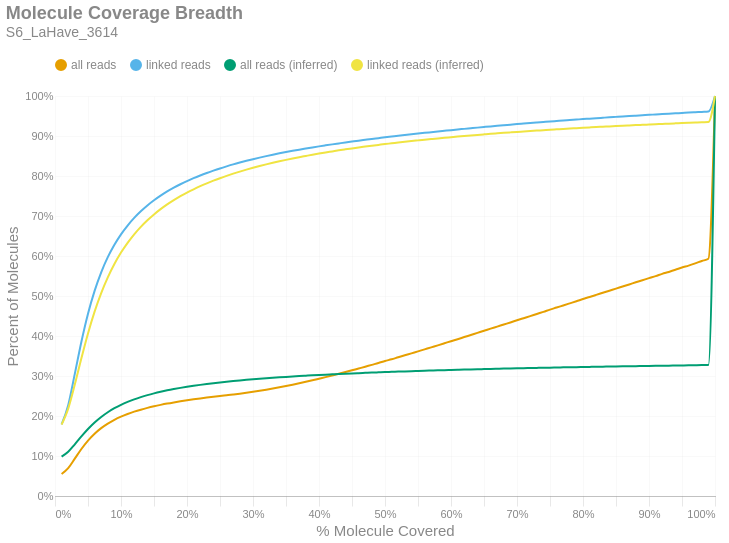

The cell this chart's notebook holds for it:
### Markdown cell above
### Molecule Read Coverage
This chart shows molecule coverage breadth as computed by the number of bases aligned to that molecule. In other words, "*how much of each unique long molecule is actually sequenced/aligned?*" Keep in mind there is a distinction between sequences and alignments, since some sequences belonging to a particular molecule may not align well and wouldn't appear in the alignment data. This chart also shows molecule coverage breadth as computed by the *inferred fragment* from which the aligned sequences originate. Unlike read coverage, this calculation takes into account the total insert size, including unsequenced gaps between the forward and reverse reads. Like the previous figures, these are cumulative percents.

### Code cell
if SKIPLR:
    print_html(f"Skipped")
else:
    binned_df = consolidated_hist(valids['coverage_bp'], mask, 0.01, True)
    binned_df_inf = consolidated_hist(valids['coverage_inserts'], mask, 0.01, True)
    binned_df = binned_df.with_columns(pl.lit(binned_df_inf['all reads (cumsum)']).alias('all reads (inferred)'))
    binned_df = binned_df.with_columns(pl.lit(binned_df_inf['linked reads (cumsum)']).alias('linked reads (inferred)'))
    binned_df = binned_df.with_columns(
        (pl.col('bin').cast(pl.Float64) + 0.01).alias('right_edge')
    )

    with SafeRender(binned_df):
        (
            density_plot(binned_df, 'Molecule Coverage Breadth', samplename, 'molcov', ['all reads (inferred)','linked reads (inferred)'])
            .encode(
                #x=alt.X('bin:Q', title="% Molecule Covered").axis(format = '%').scale(padding=0),
                x=alt.X('right_edge:Q', title="% Molecule Covered").axis(format='%').scale(padding=0),
                y=alt.Y('value:Q', title='Percent of Molecules')
                    .axis(format='%')
                    .stack(False)
                    .scale(domainMin=0, padding=0),
                color=alt.Color("key:N").scale(domain = ["all reads", "linked reads", "all reads (inferred)", "linked reads (inferred)"]),
                tooltip = [
                    alt.Tooltip("key:N", title = "Data Type"),
                    alt.Tooltip("range_label:N", title="% Molecule Covered"),
                    alt.Tooltip("value:Q", format = ".2%", title="% Molecules")
                ]
            )
        ).display()

### Figure 1 — Vega-Lite specification as saved in the notebook (floating-point values rounded to 4 significant figures)
{"width": "container", "height": 400, "config": {"title": {"anchor": "start", "dy": -15, "fontSize": 18, "color": "#888888", "subtitleColor": "#888888", "subtitleFontSize": 14}, "arc": {"fill": "#0072B2"}, "axis": {"domainColor": "#888888", "domainWidth": 0.5, "gridWidth": 0.2, "grid": false, "titleFontWeight": 400, "titleFontSize": 15, "labelFontSize": 11, "labelColor": "#888888", "tickColor": "#888888", "tickWidth": 0.2, "titleColor": "#888888"}, "axisBand": {"grid": false}, "axisX": {"grid": true, "tickSize": 10, "domainCap": "round"}, "axisY": {"domain": false, "grid": true, "tickSize": 0, "domainCap": "round"}, "background": "transparent", "header": {"labelFontSize": 15, "labelColor": "#888888", "titleFontSize": 15, "titleFontWeight": 600, "titleColor": "#888888"}, "legend": {"labelFont": "sans-serif", "labelFontSize": 12, "labelColor": "#888888", "symbolSize": 100, "symbolType": "circle", "titleFontSize": 12, "titlePadding": 10, "titleColor": "#888888", "title": null, "orient": "top"}, "range": {"category": ["#E69F00", "#56B4E9", "#009E73", "#F0E442", "#0072B2", "#D55E00", "#CC79A7", "#000000"], "diverging": ["#cfe8f3", "#a2d4ec", "#73bfe2", "#46abdb", "#1696d2", "#12719e"]}, "area": {"fill": "#0072B2", "fillOpacity": 0.7, "line": true, "strokeOpacity": 0.7}, "line": {"color": "#0072B2", "stroke": "#0072B2", "strokeWidth": 2}, "trail": {"color": "#0072B2", "stroke": "#0072B2", "strokeWidth": 0, "size": 1}, "point": {"filled": true, "fillOpacity": 1.0, "size": 95}, "text": {"color": "#888888", "fontSize": 11, "align": "right", "fontWeight": 400, "size": 11}, "bar": {"fill": "#0072B2", "stroke": null}, "view": {"stroke": null, "continuousWidth": 660, "continuousHeight": 400}}, "data": {"name": "data-070a23f5074ad17aadc58f81355faff6"}, "mark": {"type": "line", "interpolate": "monotone", "point": {"opacity": 0, "size": 275}}, "encoding": {"color": {"field": "key", "scale": {"domain": ["all reads", "linked reads", "all reads (inferred)", "linked reads (inferred)"]}, "type": "nominal"}, "tooltip": [{"field": "key", "title": "Data Type", "type": "nominal"}, {"field": "range_label", "title": "% Molecule Covered", "type": "nominal"}, {"field": "value", "format": ".2%", "title": "% Molecules", "type": "quantitative"}], "x": {"axis": {"format": "%"}, "field": "right_edge", "scale": {"padding": 0}, "title": "% Molecule Covered", "type": "quantitative"}, "y": {"axis": {"format": "%"}, "field": "value", "scale": {"domainMin": 0, "padding": 0}, "stack": false, "title": "Percent of Molecules", "type": "quantitative"}}, "params": [{"name": "param_c36ac31b6afebe62", "select": {"type": "point", "fields": ["key"]}, "bind": "legend"}], "title": {"text": "Molecule Coverage Breadth", "subtitle": "S6_LaHave_3614"}, "transform": [{"fold": ["all reads (cumsum)", "linked reads (cumsum)", "all reads (inferred)", "linked reads (inferred)"]}, {"calculate": "replace(datum.key, ' (cumsum)', '')", "as": "key"}, {"filter": {"param": "param_c36ac31b6afebe62"}}], "usermeta": {"embedOptions": {"downloadFileName": "S6_LaHave_3614.molcov"}}, "$schema": "https://vega.github.io/schema/vega-lite/v6.1.0.json", "datasets": {"data-070a23f5074ad17aadc58f81355faff6": [{"bin": "0.0", "interval": "0.0-0.01", "all reads": 0.05491, "linked reads": 0.1789, "all reads (cumsum)": 0.05491, "linked reads (cumsum)": 0.1789, "range_label": "0.0-0.01", "all reads (inferred)": 0.09851, "linked reads (inferred)": 0.1785, "right_edge": 0.01}, {"bin": "0.01", "interval": "0.01-0.02", "all reads": 0.01478, "linked reads": 0.04826, "all reads (cumsum)": 0.06969, "linked reads (cumsum)": 0.2271, "range_label": "0.01-0.02", "all reads (inferred)": 0.1109, "linked reads (inferred)": 0.2186, "right_edge": 0.02}, {"bin": "0.02", "interval": "0.02-0.03", "all reads": 0.02364, "linked reads": 0.07823, "all reads (cumsum)": 0.09333, "linked reads (cumsum)": 0.3053, "range_label": "0.02-0.03", "all reads (inferred)": 0.1291, "linked reads (inferred)": 0.2786, "right_edge": 0.03}, {"bin": "0.03", "interval": "0.03-0.04", "all reads": 0.02421, "linked reads": 0.0804, "all reads (cumsum)": 0.1175, "linked reads (cumsum)": 0.3857, "range_label": "0.03-0.04", "all reads (inferred)": 0.1489, "linked reads (inferred)": 0.3445, "right_edge": 0.04}, {"bin": "0.04", "interval": "0.04-0.05", "all reads": 0.02106, "linked reads": 0.07005, "all reads (cumsum)": 0.1386, "linked reads (cumsum)": 0.4558, "range_label": "0.04-0.05", "all reads (inferred)": 0.1675, "linked reads (inferred)": 0.4065, "right_edge": 0.05}, {"bin": "0.05", "interval": "0.05-0.06", "all reads": 0.01717, "linked reads": 0.05711, "all reads (cumsum)": 0.1558, "linked reads (cumsum)": 0.5129, "range_label": "0.05-0.06", "all reads (inferred)": 0.1838, "linked reads (inferred)": 0.461, "right_edge": 0.06}, {"bin": "0.06", "interval": "0.06-0.07", "all reads": 0.01396, "linked reads": 0.04639, "all reads (cumsum)": 0.1697, "linked reads (cumsum)": 0.5593, "range_label": "0.06-0.07", "all reads (inferred)": 0.1976, "linked reads (inferred)": 0.5072, "right_edge": 0.07}, {"bin": "0.07", "interval": "0.07-0.08", "all reads": 0.01137, "linked reads": 0.03773, "all reads (cumsum)": 0.1811, "linked reads (cumsum)": 0.597, "range_label": "0.07-0.08", "all reads (inferred)": 0.2094, "linked reads (inferred)": 0.5466, "right_edge": 0.08}, {"bin": "0.08", "interval": "0.08-0.09", "all reads": 0.009382, "linked reads": 0.03109, "all reads (cumsum)": 0.1905, "linked reads (cumsum)": 0.6281, "range_label": "0.08-0.09", "all reads (inferred)": 0.2194, "linked reads (inferred)": 0.58, "right_edge": 0.09}, {"bin": "0.09", "interval": "0.09-0.1", "all reads": 0.00788, "linked reads": 0.02608, "all reads (cumsum)": 0.1984, "linked reads (cumsum)": 0.6542, "range_label": "0.09-0.1", "all reads (inferred)": 0.228, "linked reads (inferred)": 0.6085, "right_edge": 0.1}, {"bin": "0.1", "interval": "0.1-0.11", "all reads": 0.006686, "linked reads": 0.02204, "all reads (cumsum)": 0.205, "linked reads (cumsum)": 0.6762, "range_label": "0.1-0.11", "all reads (inferred)": 0.2353, "linked reads (inferred)": 0.6329, "right_edge": 0.11}, {"bin": "0.11", "interval": "0.11-0.12", "all reads": 0.005783, "linked reads": 0.01902, "all reads (cumsum)": 0.2108, "linked reads (cumsum)": 0.6953, "range_label": "0.11-0.12", "all reads (inferred)": 0.2417, "linked reads (inferred)": 0.6543, "right_edge": 0.12}, {"bin": "0.12", "interval": "0.12-0.13", "all reads": 0.00501, "linked reads": 0.01649, "all reads (cumsum)": 0.2158, "linked reads (cumsum)": 0.7117, "range_label": "0.12-0.13", "all reads (inferred)": 0.2473, "linked reads (inferred)": 0.6729, "right_edge": 0.13}, {"bin": "0.13", "interval": "0.13-0.14", "all reads": 0.004441, "linked reads": 0.01459, "all reads (cumsum)": 0.2203, "linked reads (cumsum)": 0.7263, "range_label": "0.13-0.14", "all reads (inferred)": 0.2522, "linked reads (inferred)": 0.6894, "right_edge": 0.14}, {"bin": "0.14", "interval": "0.14-0.15", "all reads": 0.003945, "linked reads": 0.01292, "all reads (cumsum)": 0.2242, "linked reads (cumsum)": 0.7392, "range_label": "0.14-0.15", "all reads (inferred)": 0.2566, "linked reads (inferred)": 0.704, "right_edge": 0.15}, {"bin": "0.15", "interval": "0.15-0.16", "all reads": 0.00355, "linked reads": 0.01157, "all reads (cumsum)": 0.2278, "linked reads (cumsum)": 0.7508, "range_label": "0.15-0.16", "all reads (inferred)": 0.2606, "linked reads (inferred)": 0.7171, "right_edge": 0.16}, {"bin": "0.16", "interval": "0.16-0.17", "all reads": 0.003272, "linked reads": 0.01056, "all reads (cumsum)": 0.231, "linked reads (cumsum)": 0.7614, "range_label": "0.16-0.17", "all reads (inferred)": 0.2641, "linked reads (inferred)": 0.729, "right_edge": 0.17}, {"bin": "0.17", "interval": "0.17-0.18", "all reads": 0.002948, "linked reads": 0.009386, "all reads (cumsum)": 0.234, "linked reads (cumsum)": 0.7708, "range_label": "0.17-0.18", "all reads (inferred)": 0.2674, "linked reads (inferred)": 0.7397, "right_edge": 0.18}, {"bin": "0.18", "interval": "0.18-0.19", "all reads": 0.002737, "linked reads": 0.008589, "all reads (cumsum)": 0.2367, "linked reads (cumsum)": 0.7794, "range_label": "0.18-0.19", "all reads (inferred)": 0.2703, "linked reads (inferred)": 0.7496, "right_edge": 0.19}, {"bin": "0.19", "interval": "0.19-0.2", "all reads": 0.002564, "linked reads": 0.00795, "all reads (cumsum)": 0.2393, "linked reads (cumsum)": 0.7873, "range_label": "0.19-0.2", "all reads (inferred)": 0.2731, "linked reads (inferred)": 0.7586, "right_edge": 0.2}, {"bin": "0.2", "interval": "0.2-0.21", "all reads": 0.002397, "linked reads": 0.007308, "all reads (cumsum)": 0.2417, "linked reads (cumsum)": 0.7946, "range_label": "0.2-0.21", "all reads (inferred)": 0.2755, "linked reads (inferred)": 0.7668, "right_edge": 0.21}, {"bin": "0.21", "interval": "0.21-0.22", "all reads": 0.002218, "linked reads": 0.006667, "all reads (cumsum)": 0.2439, "linked reads (cumsum)": 0.8013, "range_label": "0.21-0.22", "all reads (inferred)": 0.2778, "linked reads (inferred)": 0.7745, "right_edge": 0.22}, {"bin": "0.22", "interval": "0.22-0.23", "all reads": 0.00212, "linked reads": 0.006223, "all reads (cumsum)": 0.246, "linked reads (cumsum)": 0.8075, "range_label": "0.22-0.23", "all reads (inferred)": 0.28, "linked reads (inferred)": 0.7817, "right_edge": 0.23}, {"bin": "0.23", "interval": "0.23-0.24", "all reads": 0.00206, "linked reads": 0.005881, "all reads (cumsum)": 0.2481, "linked reads (cumsum)": 0.8134, "range_label": "0.23-0.24", "all reads (inferred)": 0.282, "linked reads (inferred)": 0.7883, "right_edge": 0.24}, {"bin": "0.24", "interval": "0.24-0.25", "all reads": 0.001975, "linked reads": 0.005529, "all reads (cumsum)": 0.2501, "linked reads (cumsum)": 0.8189, "range_label": "0.24-0.25", "all reads (inferred)": 0.2839, "linked reads (inferred)": 0.7945, "right_edge": 0.25}, {"bin": "0.25", "interval": "0.25-0.26", "all reads": 0.001901, "linked reads": 0.00515, "all reads (cumsum)": 0.252, "linked reads (cumsum)": 0.8241, "range_label": "0.25-0.26", "all reads (inferred)": 0.2856, "linked reads (inferred)": 0.8003, "right_edge": 0.26}, {"bin": "0.26", "interval": "0.26-0.27", "all reads": 0.001917, "linked reads": 0.004937, "all reads (cumsum)": 0.2539, "linked reads (cumsum)": 0.829, "range_label": "0.26-0.27", "all reads (inferred)": 0.2873, "linked reads (inferred)": 0.8058, "right_edge": 0.27}, {"bin": "0.27", "interval": "0.27-0.28", "all reads": 0.00199, "linked reads": 0.004599, "all reads (cumsum)": 0.2559, "linked reads (cumsum)": 0.8336, "range_label": "0.27-0.28", "all reads (inferred)": 0.2889, "linked reads (inferred)": 0.811, "right_edge": 0.28}, {"bin": "0.28", "interval": "0.28-0.29", "all reads": 0.002155, "linked reads": 0.004327, "all reads (cumsum)": 0.258, "linked reads (cumsum)": 0.8379, "range_label": "0.28-0.29", "all reads (inferred)": 0.2903, "linked reads (inferred)": 0.8159, "right_edge": 0.29}, {"bin": "0.29", "interval": "0.29-0.3", "all reads": 0.002339, "linked reads": 0.004068, "all reads (cumsum)": 0.2604, "linked reads (cumsum)": 0.842, "range_label": "0.29-0.3", "all reads (inferred)": 0.2917, "linked reads (inferred)": 0.8205, "right_edge": 0.3}, {"bin": "0.3", "interval": "0.3-0.31", "all reads": 0.002533, "linked reads": 0.003894, "all reads (cumsum)": 0.2629, "linked reads (cumsum)": 0.8459, "range_label": "0.3-0.31", "all reads (inferred)": 0.2931, "linked reads (inferred)": 0.8249, "right_edge": 0.31}, {"bin": "0.31", "interval": "0.31-0.32", "all reads": 0.002762, "linked reads": 0.003764, "all reads (cumsum)": 0.2657, "linked reads (cumsum)": 0.8496, "range_label": "0.31-0.32", "all reads (inferred)": 0.2943, "linked reads (inferred)": 0.829, "right_edge": 0.32}, {"bin": "0.32", "interval": "0.32-0.33", "all reads": 0.002918, "linked reads": 0.003604, "all reads (cumsum)": 0.2686, "linked reads (cumsum)": 0.8533, "range_label": "0.32-0.33", "all reads (inferred)": 0.2955, "linked reads (inferred)": 0.8329, "right_edge": 0.33}, {"bin": "0.33", "interval": "0.33-0.34", "all reads": 0.003036, "linked reads": 0.003366, "all reads (cumsum)": 0.2716, "linked reads (cumsum)": 0.8566, "range_label": "0.33-0.34", "all reads (inferred)": 0.2966, "linked reads (inferred)": 0.8367, "right_edge": 0.34}, {"bin": "0.34", "interval": "0.34-0.35", "all reads": 0.003193, "linked reads": 0.003179, "all reads (cumsum)": 0.2748, "linked reads (cumsum)": 0.8598, "range_label": "0.34-0.35", "all reads (inferred)": 0.2977, "linked reads (inferred)": 0.8403, "right_edge": 0.35}, {"bin": "0.35", "interval": "0.35-0.36", "all reads": 0.003399, "linked reads": 0.00307, "all reads (cumsum)": 0.2782, "linked reads (cumsum)": 0.8629, "range_label": "0.35-0.36", "all reads (inferred)": 0.2988, "linked reads (inferred)": 0.8438, "right_edge": 0.36}, {"bin": "0.36", "interval": "0.36-0.37", "all reads": 0.003545, "linked reads": 0.002941, "all reads (cumsum)": 0.2817, "linked reads (cumsum)": 0.8658, "range_label": "0.36-0.37", "all reads (inferred)": 0.2998, "linked reads (inferred)": 0.8471, "right_edge": 0.37}, {"bin": "0.37", "interval": "0.37-0.38", "all reads": 0.003676, "linked reads": 0.00282, "all reads (cumsum)": 0.2854, "linked reads (cumsum)": 0.8686, "range_label": "0.37-0.38", "all reads (inferred)": 0.3007, "linked reads (inferred)": 0.8501, "right_edge": 0.38}, {"bin": "0.38", "interval": "0.38-0.39", "all reads": 0.003827, "linked reads": 0.002793, "all reads (cumsum)": 0.2892, "linked reads (cumsum)": 0.8714, "range_label": "0.38-0.39", "all reads (inferred)": 0.3016, "linked reads (inferred)": 0.8532, "right_edge": 0.39}, {"bin": "0.39", "interval": "0.39-0.4", "all reads": 0.003963, "linked reads": 0.00266, "all reads (cumsum)": 0.2932, "linked reads (cumsum)": 0.8741, "range_label": "0.39-0.4", "all reads (inferred)": 0.3025, "linked reads (inferred)": 0.8561, "right_edge": 0.4}, {"bin": "0.4", "interval": "0.4-0.41", "all reads": 0.003973, "linked reads": 0.002522, "all reads (cumsum)": 0.2972, "linked reads (cumsum)": 0.8766, "range_label": "0.4-0.41", "all reads (inferred)": 0.3034, "linked reads (inferred)": 0.8589, "right_edge": 0.41}, {"bin": "0.41", "interval": "0.41-0.42", "all reads": 0.004134, "linked reads": 0.002466, "all reads (cumsum)": 0.3013, "linked reads (cumsum)": 0.8791, "range_label": "0.41-0.42", "all reads (inferred)": 0.3042, "linked reads (inferred)": 0.8615, "right_edge": 0.42}, {"bin": "0.42", "interval": "0.42-0.43", "all reads": 0.004208, "linked reads": 0.002372, "all reads (cumsum)": 0.3055, "linked reads (cumsum)": 0.8814, "range_label": "0.42-0.43", "all reads (inferred)": 0.305, "linked reads (inferred)": 0.8642, "right_edge": 0.43}, {"bin": "0.43", "interval": "0.43-0.44", "all reads": 0.004285, "linked reads": 0.002365, "all reads (cumsum)": 0.3098, "linked reads (cumsum)": 0.8838, "range_label": "0.43-0.44", "all reads (inferred)": 0.3057, "linked reads (inferred)": 0.8666, "right_edge": 0.44}, {"bin": "0.44", "interval": "0.44-0.45", "all reads": 0.004389, "linked reads": 0.002269, "all reads (cumsum)": 0.3142, "linked reads (cumsum)": 0.8861, "range_label": "0.44-0.45", "all reads (inferred)": 0.3065, "linked reads (inferred)": 0.869, "right_edge": 0.45}, {"bin": "0.45", "interval": "0.45-0.46", "all reads": 0.00452, "linked reads": 0.002252, "all reads (cumsum)": 0.3187, "linked reads (cumsum)": 0.8883, "range_label": "0.45-0.46", "all reads (inferred)": 0.3071, "linked reads (inferred)": 0.8713, "right_edge": 0.46}, {"bin": "0.46", "interval": "0.46-0.47", "all reads": 0.004502, "linked reads": 0.002125, "all reads (cumsum)": 0.3232, "linked reads (cumsum)": 0.8905, "range_label": "0.46-0.47", "all reads (inferred)": 0.3078, "linked reads (inferred)": 0.8735, "right_edge": 0.47}, {"bin": "0.47", "interval": "0.47-0.48", "all reads": 0.004626, "linked reads": 0.002113, "all reads (cumsum)": 0.3278, "linked reads (cumsum)": 0.8926, "range_label": "0.47-0.48", "all reads (inferred)": 0.3085, "linked reads (inferred)": 0.8757, "right_edge": 0.48}, {"bin": "0.48", "interval": "0.48-0.49", "all reads": 0.004475, "linked reads": 0.002033, "all reads (cumsum)": 0.3323, "linked reads (cumsum)": 0.8946, "range_label": "0.48-0.49", "all reads (inferred)": 0.3091, "linked reads (inferred)": 0.8778, "right_edge": 0.49}, {"bin": "0.49", "interval": "0.49-0.5", "all reads": 0.005097, "linked reads": 0.002062, "all reads (cumsum)": 0.3374, "linked reads (cumsum)": 0.8967, "range_label": "0.49-0.5", "all reads (inferred)": 0.3098, "linked reads (inferred)": 0.8798, "right_edge": 0.5}, {"bin": "0.5", "interval": "0.5-0.51", "all reads": 0.004394, "linked reads": 0.001917, "all reads (cumsum)": 0.3418, "linked reads (cumsum)": 0.8986, "range_label": "0.5-0.51", "all reads (inferred)": 0.3103, "linked reads (inferred)": 0.8817, "right_edge": 0.51}, {"bin": "0.51", "interval": "0.51-0.52", "all reads": 0.005009, "linked reads": 0.001923, "all reads (cumsum)": 0.3468, "linked reads (cumsum)": 0.9005, "range_label": "0.51-0.52", "all reads (inferred)": 0.3109, "linked reads (inferred)": 0.8837, "right_edge": 0.52}, {"bin": "0.52", "interval": "0.52-0.53", "all reads": 0.004843, "linked reads": 0.001881, "all reads (cumsum)": 0.3517, "linked reads (cumsum)": 0.9024, "range_label": "0.52-0.53", "all reads (inferred)": 0.3115, "linked reads (inferred)": 0.8856, "right_edge": 0.53}, {"bin": "0.53", "interval": "0.53-0.54", "all reads": 0.004979, "linked reads": 0.001863, "all reads (cumsum)": 0.3566, "linked reads (cumsum)": 0.9042, "range_label": "0.53-0.54", "all reads (inferred)": 0.3121, "linked reads (inferred)": 0.8874, "right_edge": 0.54}, {"bin": "0.54", "interval": "0.54-0.55", "all reads": 0.004907, "linked reads": 0.00183, "all reads (cumsum)": 0.3616, "linked reads (cumsum)": 0.9061, "range_label": "0.54-0.55", "all reads (inferred)": 0.3126, "linked reads (inferred)": 0.8891, "right_edge": 0.55}, {"bin": "0.55", "interval": "0.55-0.56", "all reads": 0.005047, "linked reads": 0.001773, "all reads (cumsum)": 0.3666, "linked reads (cumsum)": 0.9079, "range_label": "0.55-0.56", "all reads (inferred)": 0.3131, "linked reads (inferred)": 0.8908, "right_edge": 0.56}, {"bin": "0.56", "interval": "0.56-0.57", "all reads": 0.005069, "linked reads": 0.001716, "all reads (cumsum)": 0.3717, "linked reads (cumsum)": 0.9096, "range_label": "0.56-0.57", "all reads (inferred)": 0.3136, "linked reads (inferred)": 0.8924, "right_edge": 0.57}, {"bin": "0.57", "interval": "0.57-0.58", "all reads": 0.004982, "linked reads": 0.001714, "all reads (cumsum)": 0.3767, "linked reads (cumsum)": 0.9113, "range_label": "0.57-0.58", "all reads (inferred)": 0.3141, "linked reads (inferred)": 0.894, "right_edge": 0.58}, {"bin": "0.58", "interval": "0.58-0.59", "all reads": 0.005166, "linked reads": 0.001693, "all reads (cumsum)": 0.3818, "linked reads (cumsum)": 0.913, "range_label": "0.58-0.59", "all reads (inferred)": 0.3146, "linked reads (inferred)": 0.8956, "right_edge": 0.59}, {"bin": "0.59", "interval": "0.59-0.6", "all reads": 0.005244, "linked reads": 0.001694, "all reads (cumsum)": 0.3871, "linked reads (cumsum)": 0.9147, "range_label": "0.59-0.6", "all reads (inferred)": 0.3151, "linked reads (inferred)": 0.8971, "right_edge": 0.6}, {"bin": "0.6", "interval": "0.6-0.61", "all reads": 0.005013, "linked reads": 0.0016, "all reads (cumsum)": 0.3921, "linked reads (cumsum)": 0.9163, "range_label": "0.6-0.61", "all reads (inferred)": 0.3155, "linked reads (inferred)": 0.8986, "right_edge": 0.61}, {"bin": "0.61", "interval": "0.61-0.62", "all reads": 0.005268, "linked reads": 0.001551, "all reads (cumsum)": 0.3973, "linked reads (cumsum)": 0.9178, "range_label": "0.61-0.62", "all reads (inferred)": 0.316, "linked reads (inferred)": 0.9, "right_edge": 0.62}, {"bin": "0.62", "interval": "0.62-0.63", "all reads": 0.005195, "linked reads": 0.001563, "all reads (cumsum)": 0.4025, "linked reads (cumsum)": 0.9194, "range_label": "0.62-0.63", "all reads (inferred)": 0.3164, "linked reads (inferred)": 0.9014, "right_edge": 0.63}, {"bin": "0.63", "interval": "0.63-0.64", "all reads": 0.005235, "linked reads": 0.001563, "all reads (cumsum)": 0.4078, "linked reads (cumsum)": 0.9209, "range_label": "0.63-0.64", "all reads (inferred)": 0.3169, "linked reads (inferred)": 0.9028, "right_edge": 0.64}, {"bin": "0.64", "interval": "0.64-0.65", "all reads": 0.005184, "linked reads": 0.001551, "all reads (cumsum)": 0.413, "linked reads (cumsum)": 0.9225, "range_label": "0.64-0.65", "all reads (inferred)": 0.3173, "linked reads (inferred)": 0.9041, "right_edge": 0.65}, {"bin": "0.65", "interval": "0.65-0.66", "all reads": 0.005394, "linked reads": 0.001535, "all reads (cumsum)": 0.4184, "linked reads (cumsum)": 0.924, "range_label": "0.65-0.66", "all reads (inferred)": 0.3177, "linked reads (inferred)": 0.9055, "right_edge": 0.66}, {"bin": "0.66", "interval": "0.66-0.67", "all reads": 0.005173, "linked reads": 0.001466, "all reads (cumsum)": 0.4235, "linked reads (cumsum)": 0.9255, "range_label": "0.66-0.67", "all reads (inferred)": 0.3181, "linked reads (inferred)": 0.9067, "right_edge": 0.67}, {"bin": "0.67", "interval": "0.67-0.68", "all reads": 0.005254, "linked reads": 0.001416, "all reads (cumsum)": 0.4288, "linked reads (cumsum)": 0.9269, "range_label": "0.67-0.68", "all reads (inferred)": 0.3185, "linked reads (inferred)": 0.9079, "right_edge": 0.68}, {"bin": "0.68", "interval": "0.68-0.69", "all reads": 0.005168, "linked reads": 0.001397, "all reads (cumsum)": 0.4339, "linked reads (cumsum)": 0.9283, "range_label": "0.68-0.69", "all reads (inferred)": 0.3188, "linked reads (inferred)": 0.9091, "right_edge": 0.69}, {"bin": "0.69", "interval": "0.69-0.7", "all reads": 0.005352, "linked reads": 0.00139, "all reads (cumsum)": 0.4393, "linked reads (cumsum)": 0.9297, "range_label": "0.69-0.7", "all reads (inferred)": 0.3192, "linked reads (inferred)": 0.9102, "right_edge": 0.7}, {"bin": "0.7", "interval": "0.7-0.71", "all reads": 0.005229, "linked reads": 0.0013, "all reads (cumsum)": 0.4445, "linked reads (cumsum)": 0.931, "range_label": "0.7-0.71", "all reads (inferred)": 0.3195, "linked reads (inferred)": 0.9113, "right_edge": 0.71}, {"bin": "0.71", "interval": "0.71-0.72", "all reads": 0.005217, "linked reads": 0.001305, "all reads (cumsum)": 0.4497, "linked reads (cumsum)": 0.9323, "range_label": "0.71-0.72", "all reads (inferred)": 0.3199, "linked reads (inferred)": 0.9124, "right_edge": 0.72}, {"bin": "0.72", "interval": "0.72-0.73", "all reads": 0.005381, "linked reads": 0.001317, "all reads (cumsum)": 0.4551, "linked reads (cumsum)": 0.9336, "range_label": "0.72-0.73", "all reads (inferred)": 0.3202, "linked reads (inferred)": 0.9135, "right_edge": 0.73}, {"bin": "0.73", "interval": "0.73-0.74", "all reads": 0.005247, "linked reads": 0.001325, "all reads (cumsum)": 0.4604, "linked reads (cumsum)": 0.9349, "range_label": "0.73-0.74", "all reads (inferred)": 0.3206, "linked reads (inferred)": 0.9146, "right_edge": 0.74}, {"bin": "0.74", "interval": "0.74-0.75", "all reads": 0.005547, "linked reads": 0.001324, "all reads (cumsum)": 0.4659, "linked reads (cumsum)": 0.9363, "range_label": "0.74-0.75", "all reads (inferred)": 0.3209, "linked reads (inferred)": 0.9157, "right_edge": 0.75}, {"bin": "0.75", "interval": "0.75-0.76", "all reads": 0.005185, "linked reads": 0.001212, "all reads (cumsum)": 0.4711, "linked reads (cumsum)": 0.9375, "range_label": "0.75-0.76", "all reads (inferred)": 0.3212, "linked reads (inferred)": 0.9167, "right_edge": 0.76}, {"bin": "0.76", "interval": "0.76-0.77", "all reads": 0.005299, "linked reads": 0.001214, "all reads (cumsum)": 0.4764, "linked reads (cumsum)": 0.9387, "range_label": "0.76-0.77", "all reads (inferred)": 0.3216, "linked reads (inferred)": 0.9177, "right_edge": 0.77}, {"bin": "0.77", "interval": "0.77-0.78", "all reads": 0.005252, "linked reads": 0.001182, "all reads (cumsum)": 0.4817, "linked reads (cumsum)": 0.9399, "range_label": "0.77-0.78", "all reads (inferred)": 0.3219, "linked reads (inferred)": 0.9187, "right_edge": 0.78}, {"bin": "0.78", "interval": "0.78-0.79", "all reads": 0.005235, "linked reads": 0.001194, "all reads (cumsum)": 0.4869, "linked reads (cumsum)": 0.9411, "range_label": "0.78-0.79", "all reads (inferred)": 0.3222, "linked reads (inferred)": 0.9196, "right_edge": 0.79}, {"bin": "0.79", "interval": "0.79-0.8", "all reads": 0.005542, "linked reads": 0.001213, "all reads (cumsum)": 0.4924, "linked reads (cumsum)": 0.9423, "range_label": "0.79-0.8", "all reads (inferred)": 0.3225, "linked reads (inferred)": 0.9205, "right_edge": 0.8}, {"bin": "0.8", "interval": "0.8-0.81", "all reads": 0.005096, "linked reads": 0.001099, "all reads (cumsum)": 0.4975, "linked reads (cumsum)": 0.9434, "range_label": "0.8-0.81", "all reads (inferred)": 0.3228, "linked reads (inferred)": 0.9214, "right_edge": 0.81}, {"bin": "0.81", "interval": "0.81-0.82", "all reads": 0.00523, "linked reads": 0.001159, "all reads (cumsum)": 0.5028, "linked reads (cumsum)": 0.9445, "range_label": "0.81-0.82", "all reads (inferred)": 0.3231, "linked reads (inferred)": 0.9223, "right_edge": 0.82}, {"bin": "0.82", "interval": "0.82-0.83", "all reads": 0.005279, "linked reads": 0.001099, "all reads (cumsum)": 0.508, "linked reads (cumsum)": 0.9456, "range_label": "0.82-0.83", "all reads (inferred)": 0.3233, "linked reads (inferred)": 0.9232, "right_edge": 0.83}, {"bin": "0.83", "interval": "0.83-0.84", "all reads": 0.005238, "linked reads": 0.001095, "all reads (cumsum)": 0.5133, "linked reads (cumsum)": 0.9467, "range_label": "0.83-0.84", "all reads (inferred)": 0.3236, "linked reads (inferred)": 0.924, "right_edge": 0.84}, {"bin": "0.84", "interval": "0.84-0.85", "all reads": 0.005184, "linked reads": 0.001076, "all reads (cumsum)": 0.5185, "linked reads (cumsum)": 0.9478, "range_label": "0.84-0.85", "all reads (inferred)": 0.3239, "linked reads (inferred)": 0.9248, "right_edge": 0.85}, {"bin": "0.85", "interval": "0.85-0.86", "all reads": 0.00528, "linked reads": 0.001072, "all reads (cumsum)": 0.5237, "linked reads (cumsum)": 0.9489, "range_label": "0.85-0.86", "all reads (inferred)": 0.3241, "linked reads (inferred)": 0.9257, "right_edge": 0.86}, {"bin": "0.86", "interval": "0.86-0.87", "all reads": 0.005192, "linked reads": 0.001042, "all reads (cumsum)": 0.5289, "linked reads (cumsum)": 0.9499, "range_label": "0.86-0.87", "all reads (inferred)": 0.3244, "linked reads (inferred)": 0.9264, "right_edge": 0.87}, {"bin": "0.87", "interval": "0.87-0.88", "all reads": 0.005293, "linked reads": 0.001006, "all reads (cumsum)": 0.5342, "linked reads (cumsum)": 0.9509, "range_label": "0.87-0.88", "all reads (inferred)": 0.3247, "linked reads (inferred)": 0.9272, "right_edge": 0.88}, {"bin": "0.88", "interval": "0.88-0.89", "all reads": 0.005177, "linked reads": 0.000988, "all reads (cumsum)": 0.5394, "linked reads (cumsum)": 0.9519, "range_label": "0.88-0.89", "all reads (inferred)": 0.3249, "linked reads (inferred)": 0.928, "right_edge": 0.89}, {"bin": "0.89", "interval": "0.89-0.9", "all reads": 0.005277, "linked reads": 0.001005, "all reads (cumsum)": 0.5447, "linked reads (cumsum)": 0.9529, "range_label": "0.89-0.9", "all reads (inferred)": 0.3252, "linked reads (inferred)": 0.9287, "right_edge": 0.9}, {"bin": "0.9", "interval": "0.9-0.91", "all reads": 0.004979, "linked reads": 0.0009275, "all reads (cumsum)": 0.5497, "linked reads (cumsum)": 0.9539, "range_label": "0.9-0.91", "all reads (inferred)": 0.3254, "linked reads (inferred)": 0.9295, "right_edge": 0.91}, {"bin": "0.91", "interval": "0.91-0.92", "all reads": 0.005656, "linked reads": 0.0009828, "all reads (cumsum)": 0.5553, "linked reads (cumsum)": 0.9548, "range_label": "0.91-0.92", "all reads (inferred)": 0.3257, "linked reads (inferred)": 0.9302, "right_edge": 0.92}, {"bin": "0.92", "interval": "0.92-0.93", "all reads": 0.004858, "linked reads": 0.0009672, "all reads (cumsum)": 0.5602, "linked reads (cumsum)": 0.9558, "range_label": "0.92-0.93", "all reads (inferred)": 0.3259, "linked reads (inferred)": 0.9309, "right_edge": 0.93}, {"bin": "0.93", "interval": "0.93-0.94", "all reads": 0.005276, "linked reads": 0.0009322, "all reads (cumsum)": 0.5654, "linked reads (cumsum)": 0.9567, "range_label": "0.93-0.94", "all reads (inferred)": 0.3262, "linked reads (inferred)": 0.9316, "right_edge": 0.94}, {"bin": "0.94", "interval": "0.94-0.95", "all reads": 0.005747, "linked reads": 0.0009015, "all reads (cumsum)": 0.5712, "linked reads (cumsum)": 0.9576, "range_label": "0.94-0.95", "all reads (inferred)": 0.3264, "linked reads (inferred)": 0.9323, "right_edge": 0.95}, {"bin": "0.95", "interval": "0.95-0.96", "all reads": 0.004803, "linked reads": 0.0009308, "all reads (cumsum)": 0.576, "linked reads (cumsum)": 0.9586, "range_label": "0.95-0.96", "all reads (inferred)": 0.3267, "linked reads (inferred)": 0.933, "right_edge": 0.96}, {"bin": "0.96", "interval": "0.96-0.97", "all reads": 0.005589, "linked reads": 0.0008504, "all reads (cumsum)": 0.5816, "linked reads (cumsum)": 0.9594, "range_label": "0.96-0.97", "all reads (inferred)": 0.3269, "linked reads (inferred)": 0.9337, "right_edge": 0.97}, {"bin": "0.97", "interval": "0.97-0.98", "all reads": 0.00601, "linked reads": 0.0008367, "all reads (cumsum)": 0.5876, "linked reads (cumsum)": 0.9603, "range_label": "0.97-0.98", "all reads (inferred)": 0.3272, "linked reads (inferred)": 0.9344, "right_edge": 0.98}, {"bin": "0.98", "interval": "0.98-0.99", "all reads": 0.005581, "linked reads": 0.0008594, "all reads (cumsum)": 0.5932, "linked reads (cumsum)": 0.9611, "range_label": "0.98-0.99", "all reads (inferred)": 0.3275, "linked reads (inferred)": 0.9349, "right_edge": 0.99}, {"bin": "0.99", "interval": "0.99-1.0", "all reads": 0.4068, "linked reads": 0.03889, "all reads (cumsum)": 1.0, "linked reads (cumsum)": 1.0, "range_label": "0.99-1.0", "all reads (inferred)": 1.0, "linked reads (inferred)": 1.0, "right_edge": 1.0}]}}
